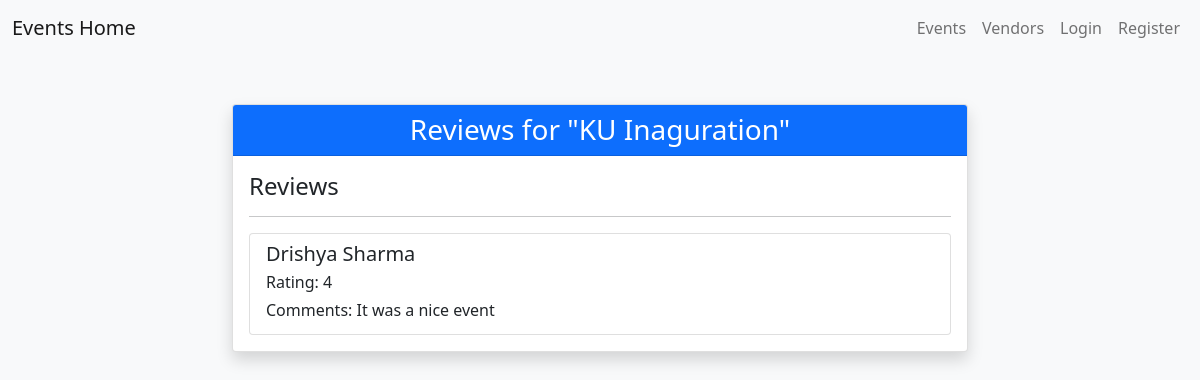
The page /event-reviews/1/ on the database its author committed.
### base/models.py (models this page shows, shortened)
class Event(models.Model):
    name = models.CharField(max_length=100)
    description = models.TextField()
    date = models.DateField()
    time = models.TimeField()
    location = models.CharField(max_length=100)
    max_attendees = models.IntegerField()
    registrations = models.IntegerField(default=0)
    categories = models.ManyToManyField('EventCategory')
    created_by = models.ForeignKey(User, on_delete=models.SET_NULL, null=True)
    vip_cost = models.IntegerField(default=2000, null=True)
    standard_cost = models.IntegerField(default=500, null=True)

class EventReview(models.Model):
    event = models.ForeignKey(Event, on_delete=models.CASCADE)
    user = models.ForeignKey(User, on_delete=models.CASCADE)
    rating = models.IntegerField()
    comments = models.TextField()
    is_approved = models.BooleanField(default=False)

### base/views.py (the view)
# urls.py: path('event-reviews/<int:event_id>/', views.event_reviews, name='event-reviews'),
def event_reviews(request, event_id):
    event = get_object_or_404(Event, id=event_id)
    reviews = EventReview.objects.filter(event=event)
    return render(request, 'eventReviewList.html', {'event': event, 'reviews': reviews})

### base/templatetags/events.py (called while the page is built)
@register.filter(name='is_Admin')
def is_Admin(user):
    return user.groups.filter(name='Admin').exists()

@register.filter(name='is_approved')
def is_approved(review):
    return review.is_approved

### templates/eventReviewList.html (shortened to what this page needs)
{% load events %}
<!DOCTYPE html>
<html lang="en">
<head>
    <link href="https://cdn.jsdelivr.net/npm/bootstrap@5.0.2/dist/css/bootstrap.min.css" rel="stylesheet">
</head>
<body class="bg-light">
    {% include 'navbar.html' %}
    <div class="container mt-5">
        <div class="row justify-content-center">
            <div class="col-md-8">
                <div class="card shadow">
                    <div class="card-header bg-primary text-white">
                        <h3 class="mb-0 text-center">Reviews for "{{ event.name }}"</h3>
                    </div>
                    <div class="card-body">
                        <div class="d-flex justify-content-between">
                            <h4 class="mb-0">Reviews</h4>
                        </div>
                        <hr>
                        {% if reviews %}
                        <div class="list-group">
                            {% for review in reviews %}
                                {% if user|is_Admin or review|is_approved %}
                                    <div class="list-group-item">
                                        <div class="d-flex w-100 justify-content-between">
                                            <h5 class="mb-1">{{ review.user.first_name }} {{review.user.last_name}}</h5>
                                        </div>
                                        <p class="mb-1">Rating: {{ review.rating }}</p>
                                        <p class="mb-1">Comments: {{ review.comments }}</p>
                                    </div>
                                {% endif %}
                            {% endfor %}
                        {% else %}
                            <p class="text-center">No reviews yet.</p>
                        {% endif %}
                        </div>
                    </div>
                </div>
            </div>
        </div>
    </div>
</body>
</html>

### rows shown on the page
Event: name "KU Inaguration"
EventReview: user.first_name "Drishya", user.last_name "Sharma", rating "4", comments "It was a nice event"
